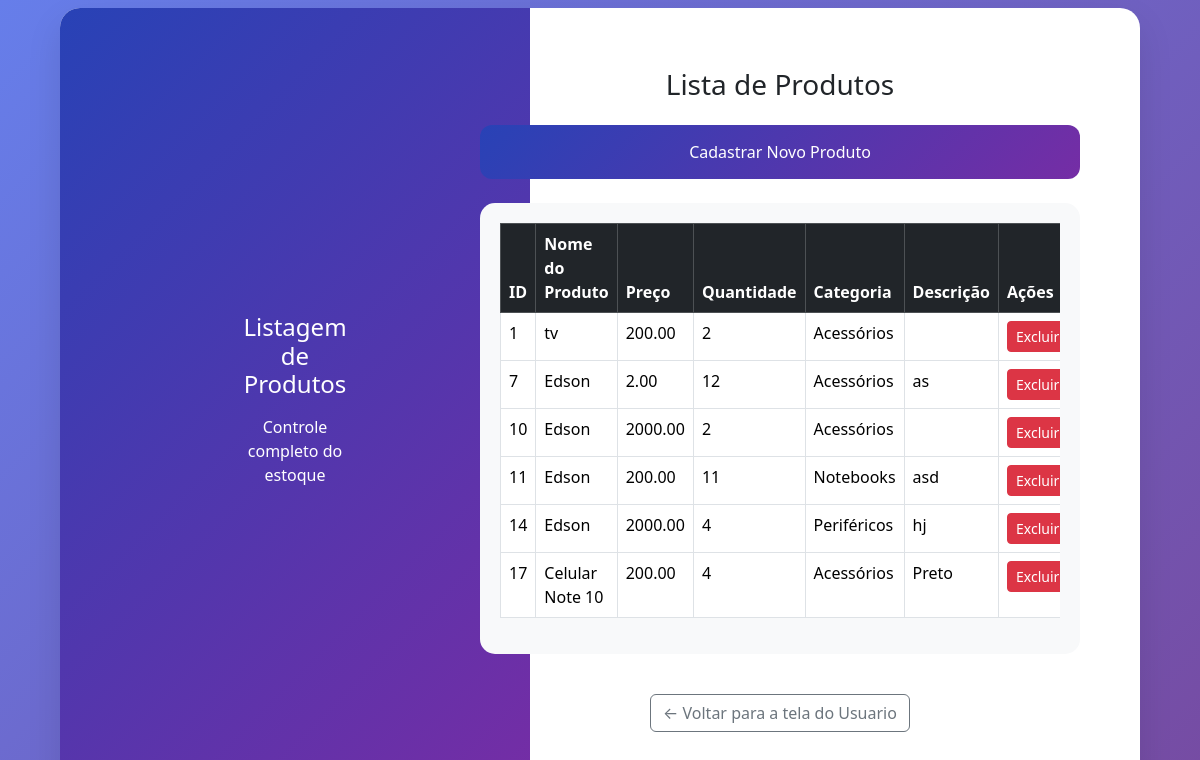
The page /listapro_usuario.php on the database its author committed.
### tables this page shows
CREATE TABLE `produtos` (
  `id` int(11) NOT NULL,
  `nome` varchar(100) NOT NULL,
  `preco` decimal(10,2) NOT NULL,
  `quantidade` int(11) DEFAULT 0,
  `descricao` varchar(200) DEFAULT NULL,
  `categorias` varchar(100) DEFAULT NULL
);

CREATE TABLE `categorias` (
  `id` int(11) NOT NULL,
  `nome` varchar(100) NOT NULL
);

### listapro_usuario.php (the view, shortened to what this page needs)
<?php require 'config.php'; ?>
<!DOCTYPE html>
<html lang="pt-BR">
<head>
     <link rel="stylesheet" href="css/style_index.css">
    <link href="https://cdn.jsdelivr.net/npm/bootstrap@5.3.2/dist/css/bootstrap.min.css" rel="stylesheet">
</head>
<body>
    <div class="main-card">
        <div class="row g-0">
            <div class="col-md-4">
                <div class="welcome-section">
                    <div class="text-center">
                        <h4 class="mb-3">Listagem de Produtos</h4>
                        <p class="mb-0">Controle completo do estoque</p>
                    </div>
                </div>
            </div>
            <div class="col-md-8">
                <div class="menu-section">
                    <h3 class="text-center mb-4 text-dark">Lista de Produtos</h3>
                    <div class="text-center mb-4">
                        <a href="create.php" class="menu-btn btn-lg">
                             Cadastrar Novo Produto
                        </a>
                    </div>
                    <div class="table-container">
    <div class="table-responsive">
        <table class="table table-hover table-bordered">
            <thead class="table-dark">
                <tr>
                    <th>ID</th>
                    <th>Nome do Produto</th>
                    <th>Preço</th>
                    <th>Quantidade</th>
                    <th>Categoria</th>
                    <th>Descrição</th>
                    <th>Ações</th>
                </tr>
            </thead>
            <tbody>
            <?php
$sql = "SELECT
            p.id,
            p.nome,
            p.preco,
            p.quantidade,
            c.nome AS categorias,
            p.descricao
        FROM produtos p
        LEFT JOIN categorias c ON p.categorias = c.id
        ORDER BY p.id";
            $resultado = $conn->query($sql);
            if($resultado->num_rows > 0){
                while ($row = $resultado->fetch_assoc()){
                    echo "
                    <tr>
                        <td>{$row['id']}</td>
                        <td>{$row['nome']}</td>
                        <td>{$row['preco']}</td>
                        <td>{$row['quantidade']}</td>
                        <td>{$row['categorias']}</td>
                        <td>{$row['descricao']}</td>
                        <td>
                            <a href='delete.php?id={$row['id']}' class='btn btn-sm btn-danger'>Excluir</a>
                        </td>
                    </tr>
                    ";
                }
            } else {
                echo "<tr><td colspan='7' class='text-center'>Nenhum produto cadastrado</td></tr>";
            }
            ?>
            </tbody>
        </table>
    </div>
</div>
<div class="row g-3 mt-4">
                    <div class="col-12 text-center mt-3">
                            <a href="painel_usuario.php" class="btn btn-outline-secondary">
                            ← Voltar para a tela do Usuario
                            </a>
                        </div>
                    </div>
                </div>
            </div>
        </div>
    </div>
</body>
</html>

### css/style_index.css (style rules this page uses)
body { background: linear-gradient(135deg, #667eea 0%, #764ba2 100%); min-height: 100vh; display: flex; align-items: center; justify-content: center; font-family: 'Segoe UI', sans-serif; }
.main-card { background: white; border-radius: 20px; box-shadow: 0 15px 35px rgba(0,0,0,0.1); overflow: hidden; width: 90%; max-width: 1250px; display: flex; }
.welcome-section { background: linear-gradient(135deg, #2842b6, #752da5); color: white; display: flex; flex-direction: column; justify-content: center; align-items: center; padding: 250px 235px; flex: 1; min-height: 100%; min-width: 300px; box-sizing: border-box; }
.menu-section { padding: 60px; flex: 2; min-width: 350px; box-sizing: border-box; }
.menu-btn { background: linear-gradient(135deg, #2842b6, #752da5); border: none; color: white; padding: 15px 25px; border-radius: 12px; transition: all 0.3s ease; margin: 10px 0; width: 100%; text-align: center; text-decoration: none; display: block; }
.table-container { background: #f8f9fa; border-radius: 15px; padding: 20px; margin: 20px 0; display: flex; }

### rows shown on the page
produtos: id "1", nome "tv", preco "200.00", quantidade "2", categorias.nome "Acessórios"
produtos: id "7", nome "Edson", preco "2.00", quantidade "12", categorias.nome "Acessórios", descricao "as"
produtos: id "10", nome "Edson", preco "2000.00", quantidade "2", categorias.nome "Acessórios"
produtos: id "11", nome "Edson", preco "200.00", quantidade "11", categorias.nome "Notebooks", descricao "asd"
produtos: id "14", nome "Edson", preco "2000.00", quantidade "4", categorias.nome "Periféricos", descricao "hj"
produtos: id "17", nome "Celular Note 10", preco "200.00", quantidade "4", categorias.nome "Acessórios", descricao "Preto"
